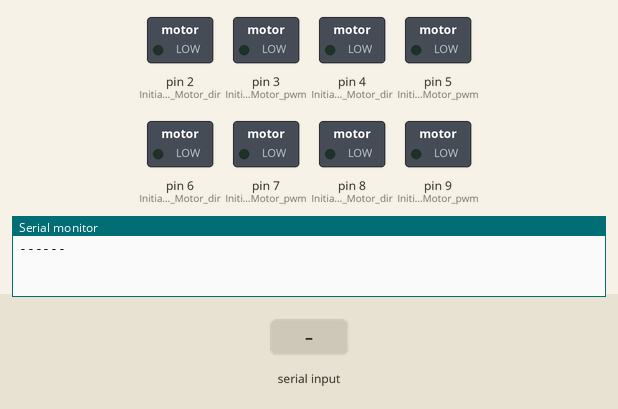
This sketch was run on a simulated Arduino Uno, built with avr-gcc and run on an emulated ATmega328P. Parts: switched loads named in the sketch (green lamp = pin HIGH), the last lines printed to the serial monitor. The test bench sets the inputs (shaded band).

Above: at 1.6 s.
1.7 s: "d" received over Serial
At 3.1 s:
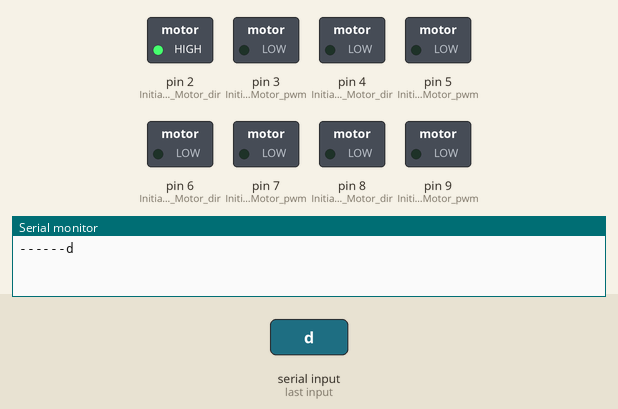
3.4 s: "a" received over Serial
At 3.5 s:
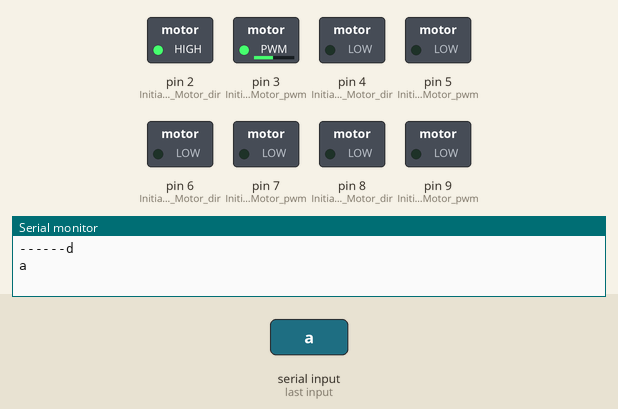
5.1 s: "w" received over Serial
At 5.2 s:
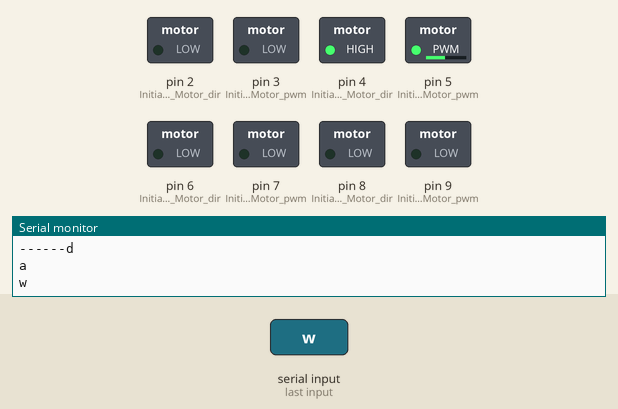
6.8 s: "s" received over Serial
At 6.9 s:
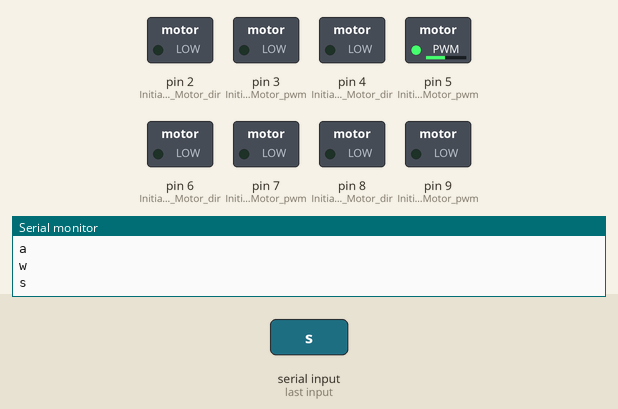
8.5 s: "f" received over Serial
At 8.6 s:
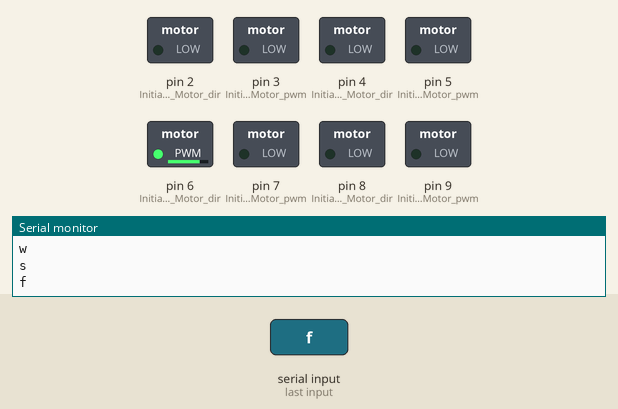
10.2 s: "h" received over Serial
At 10.3 s:
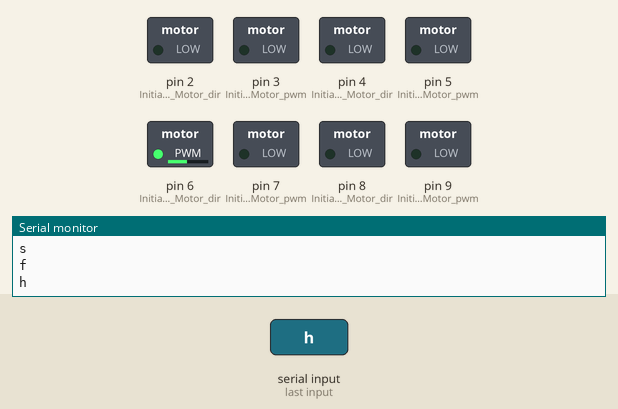
Timing chart, 0 to 12.9 s (numbered marks = the images above; inputs shaded):
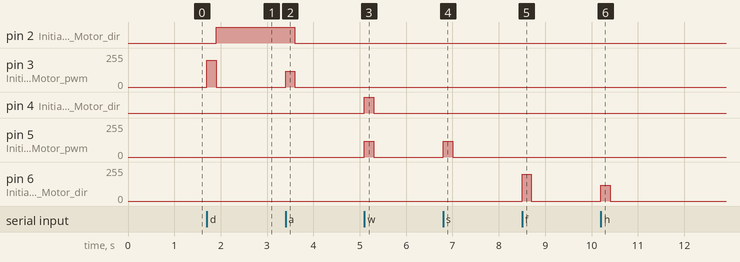

The sketch:

OWI_Robot_Arm.ino
```cpp
/*
pin layout
0 tx
1 rx
2 direzione primo motore
3 pwm primo motore
4 direzione secondo motore
5 pwm secondo motore
6 pwm mano
7 direzione mao
8 direzione terzo motore
9 pwm terzo motore
10
11
12 luce
13
A0
A1
A2
A3
A4
A5

pin L9110
aia --> 4 arduino
ab --> 5 arduino
bia --> 2 arduino
bb --> 3 arduino
wcc --> 5v arduino
gnd --> ground arduino

pin L9110 secondo
aia --> 8 arduino
ab --> 9 arduino
bia --> 7 arduino
bb --> 6 arduino
wcc --> 5v arduino
gnd --> ground arduino
*/

const int trigPin = 11;
const int echoPin = 12;
boolean executing = false; //stops reading if the robot is moving to prevent long queues

void setup()
{
  Serial.begin(9600); // Start bluetooth serial at 9600
  Serial.print("------");
  digitalWrite(13, HIGH);
  delay(400); // Short delay, wait for the Mate to send back CMD
  digitalWrite(13, LOW);
  pinMode(2, OUTPUT); //Initiates left Motor dir pin
  pinMode(3, OUTPUT); //Initiates left Motor pwm pin
  pinMode(4, OUTPUT); //Initiates right Motor dir pin
  pinMode(5, OUTPUT); //Initiates right Motor pwm pin
  pinMode(6, OUTPUT); //Initiates left Motor dir pin
  pinMode(7, OUTPUT); //Initiates left Motor pwm pin
  pinMode(8, OUTPUT); //Initiates right Motor dir pin
  pinMode(9, OUTPUT); //Initiates right Motor pwm pin
  pinMode(trigPin, OUTPUT);
  pinMode(echoPin, INPUT);
}

void loop()
{
  if(Serial.available()){//bluetooth.available()
    char msg = (char)Serial.read(); //read next character, and removes it from the queue
    char next = (char)Serial.peek(); //looks for next character, but doesn't eliminate it from the queue
    if(msg == next){
        Serial.read();
      }
      if(executing==false)
      {
        if(msg=='d'){
          Serial.println(msg);
          muoviBaseDx(200);
        }
        else if(msg=='a'){
          Serial.println(msg);
          muoviBaseSx(200);
        }
        else if(msg=='w'){
          Serial.println(msg);
          muoviSecondoSx(200);
        }
        else if(msg=='s'){
          Serial.println(msg);
          muoviSecondoDx(200);
        }
        else if(msg=='f'){
          Serial.println(msg);
          muoviTerzoDx(200);
          muoviTerzoSx(2);
        }
        else if(msg=='h'){
          Serial.println(msg);
          muoviTerzoSx(200);
          muoviTerzoDx(2);
        }
        else if(msg=='g'){
          Serial.println(msg);
          muoviQuartoSx(200);
          muoviQuartoDx(2);
        }
        else if(msg=='t'){
          Serial.println(msg);
          muoviQuartoDx(200);
          muoviQuartoSx(2);
        }
    }
  }
}
//--------------------------------------------------------------------------------- PRIMO MOTORE (COMANDI D-A)----------------------------------------------------------------------------- FUNZIONA
void muoviBaseSx(int time)
{
  executing = true;
  digitalWrite(2, HIGH);
  analogWrite(3, 120);
  delay(time);
  executing=false;
  digitalWrite(2, LOW);
  analogWrite(3, 0);

}
void muoviBaseDx(int time)
{
  executing = true;
  digitalWrite(2, LOW);
  analogWrite(3, 200);
  delay(time);
  executing=false;
  digitalWrite(2, HIGH);
  analogWrite(3, 0);
}
//--------------------------------------------------------------------------------- SECONDO MOTORE (COMANDI W-S)----------------------------------------------------------------------------- FUNZIONA
void muoviSecondoSx(int time)
{
  executing = true;
  digitalWrite(4, HIGH);
  analogWrite(5, 120);
  delay(time);
  executing=false;
  digitalWrite(4, LOW);
  analogWrite(5, 0);
}
void muoviSecondoDx(int time)
{
  executing = true;
  digitalWrite(4, LOW);
  analogWrite(5, 120);
  delay(time);
  executing=false;
  analogWrite(5, 0);
}

//--------------------------------------------------------------------------------- TERZO MOTORE (COMANDI F-H)-----------------------------------------------------------------------------
void muoviTerzoSx(int time)
{
  executing = true;
  digitalWrite(7, LOW);
  analogWrite(6, 120);
  delay(time);
  executing=false;
  digitalWrite(7, LOW);
  analogWrite(6, 0);
}
void muoviTerzoDx(int time)
{
  executing = true;
  digitalWrite(7, LOW);
  analogWrite(6, 200);
  delay(time);
  executing=false;
  analogWrite(6, 0);
}

//--------------------------------------------------------------------------------- QUARTO MOTORE (COMANDI T-G)-----------------------------------------------------------------------------
void muoviQuartoSx(int time)
{
  executing = true;
  digitalWrite(8, HIGH);
  analogWrite(9, 120);
  delay(time);
  executing=false;
  digitalWrite(8, LOW);
  analogWrite(9, 0);
}
void muoviQuartoDx(int time)
{
  executing = true;
  digitalWrite(8, LOW);
  analogWrite(9, 120);
  delay(time);
  executing=false;
  digitalWrite(8, HIGH);
  analogWrite(9, 0);
}
```

Measured:
- after the input at 1.7 s, pin 2 (Initiates_left_Motor_dir): LOW → HIGH after 0.20 s; pin 3 (Initiates_left_Motor_pwm): 0/255 → 200/255 at once, → 0/255 0.20 s later
- after the input at 3.4 s, pin 2 (Initiates_left_Motor_dir): HIGH → LOW after 0.20 s; pin 3 (Initiates_left_Motor_pwm): 0/255 → 120/255 at once, → 0/255 0.20 s later
- after the input at 5.1 s, pin 4 (Initiates_right_Motor_dir): LOW → HIGH at once, → LOW 0.20 s later; pin 5 (Initiates_right_Motor_pwm): 0/255 → 120/255 at once, → 0/255 0.20 s later
- after the input at 6.8 s, pin 5 (Initiates_right_Motor_pwm): 0/255 → 120/255 at once, → 0/255 0.20 s later
- after the input at 8.5 s, pin 6 (Initiates_left_Motor_dir): 0/255 → 200/255 at once, → 0/255 0.20 s later
- after the input at 10.2 s, pin 6 (Initiates_left_Motor_dir): 0/255 → 120/255 at once, → 0/255 0.20 s later
